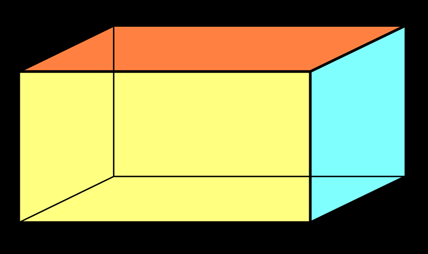
#> input picture Lab_4/Images/Sample_1.png, 428 x 254 px, found by its file name
$ python code.py
#> lines starting #> are read from the running program, lines starting #| are printed output that depends on the picture
# Line Detection
import cv2
import os
import numpy as np
from matplotlib import pyplot as plt

# Making filter function
def filter(image, kernel):
    image_height, image_width = image.shape
    kernel_height, kernel_width = kernel.shape
    result = np.zeros_like(image, dtype=np.float32)

    for i in range(image_height - kernel_height + 1):
        for j in range(image_width - kernel_width + 1):
            area = image[i:i + kernel_height, j:j + kernel_width]
            conv = np.sum(area * kernel)  # Using element-wise multiplication
            result[i + kernel_height // 2, j + kernel_width // 2] = conv  # Correct indexing

    return np.clip(result, 0, 255).astype(np.uint8)  # Ensure valid pixel values

# Set image path
image_path = r'Lab_4\Images\Sample_1.png'
img = cv2.imread(image_path, cv2.IMREAD_GRAYSCALE)
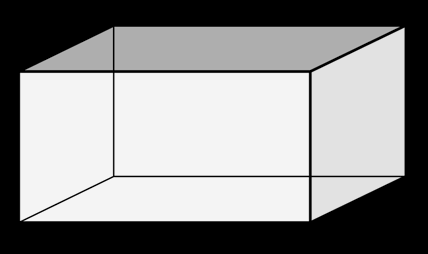
#> img: shape (254, 428); min 0, max 245, mean 143.1

# Ensure image is loaded
if img is None:
    raise FileNotFoundError(f"Image not found at {image_path}")

# Output directory
output_dir = r'Lab_4\Task_1'
os.makedirs(output_dir, exist_ok=True)  # Ensure the directory exists

# Define kernels
kernels = {
    "horizontal": np.array([[-1, -1, -1], [2, 2, 2], [-1, -1, -1]], dtype=np.float32),
    "vertical": np.array([[-1, 2, -1], [-1, 2, -1], [-1, 2, -1]], dtype=np.float32),
    "+45": np.array([[2, -1, -1], [-1, 2, -1], [-1, -1, 2]], dtype=np.float32),
    "-45": np.array([[-1, -1, 2], [-1, 2, -1], [2, -1, -1]], dtype=np.float32),
}

# Apply filters and save results
for direction, kernel in kernels.items():
    output_image = filter(img, kernel)
    output_path = os.path.join(output_dir, f'Line_detection_{direction}.png')
    cv2.imwrite(output_path, output_image)
    print(f"Saved: {output_path}")
#> this loop made 4 passes
#> pass 1, `output_image = filter(img, kernel)`:
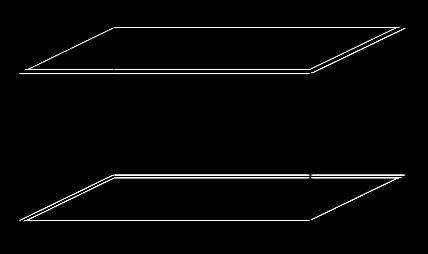
#> output_image: shape (254, 428); min 0, max 255, mean 6.7
#> pass 2, `output_image = filter(img, kernel)`:
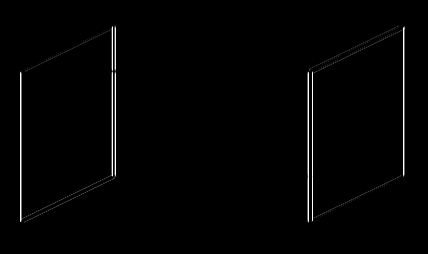
#> output_image: shape (254, 428); min 0, max 255, mean 3
#> pass 3, `output_image = filter(img, kernel)`:
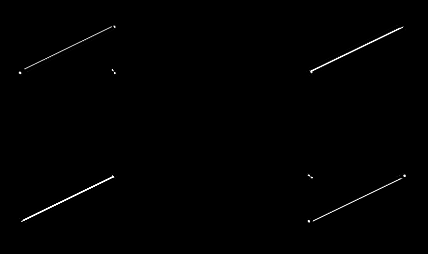
#> output_image: shape (254, 428); min 0, max 255, mean 1.3

$ run again, with Lab_4/Images/Sample_2.jpg saved as Lab_4/Images/Sample_1.png
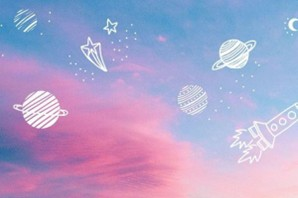
#> input picture Lab_4/Images/Sample_2.jpg, 298 x 198 px, found by its file name
#> `img = cv2.imread(image_path, cv2.IMREAD_GRAYSCALE)`:
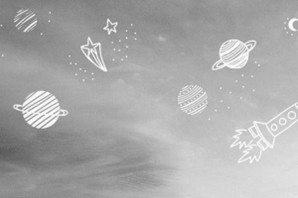
#> img: shape (198, 298); min 87, max 254, mean 170.1
#> the loop `for direction, kernel in kernels.items():` made 4 passes
#> pass 3, `output_image = filter(img, kernel)`:
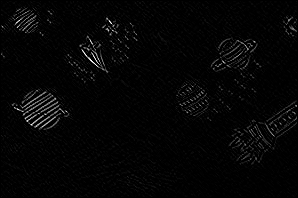
#> output_image: shape (198, 298); min 0, max 255, mean 5.2

$ run again, with Lab_4/Images/Sample_3.jpg saved as Lab_4/Images/Sample_1.png
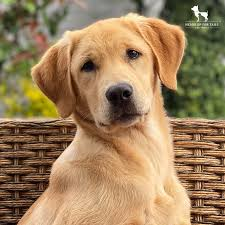
#> input picture Lab_4/Images/Sample_3.jpg, 225 x 225 px, found by its file name
#> `img = cv2.imread(image_path, cv2.IMREAD_GRAYSCALE)`:
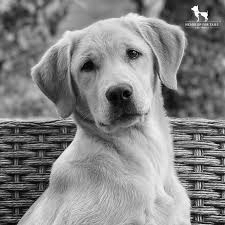
#> img: shape (225, 225); min 0, max 253, mean 131.9
#> the loop `for direction, kernel in kernels.items():` made 4 passes
#> pass 3, `output_image = filter(img, kernel)`:
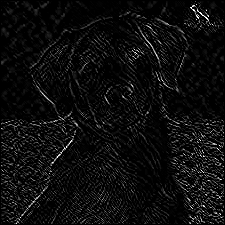
#> output_image: shape (225, 225); min 0, max 255, mean 13.5

$ run again, with Lab_4/Images/Sample_4.jpg saved as Lab_4/Images/Sample_1.png
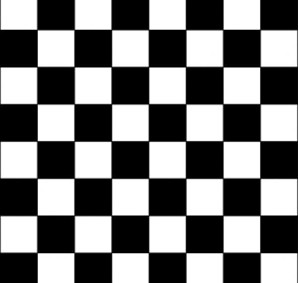
#> input picture Lab_4/Images/Sample_4.jpg, 298 x 283 px, found by its file name
#> img is the input picture: shape (283, 298); min 0, max 255, mean 123.3
#> the loop `for direction, kernel in kernels.items():` made 4 passes
#> pass 1, `output_image = filter(img, kernel)`:
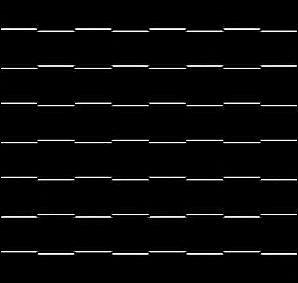
#> output_image: shape (283, 298); min 0, max 255, mean 9
#> pass 3, `output_image = filter(img, kernel)`:
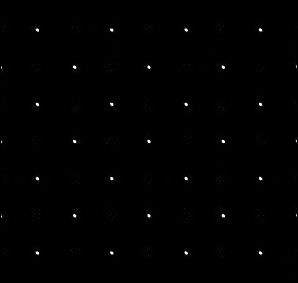
#> output_image: shape (283, 298); min 0, max 255, mean 0.9
